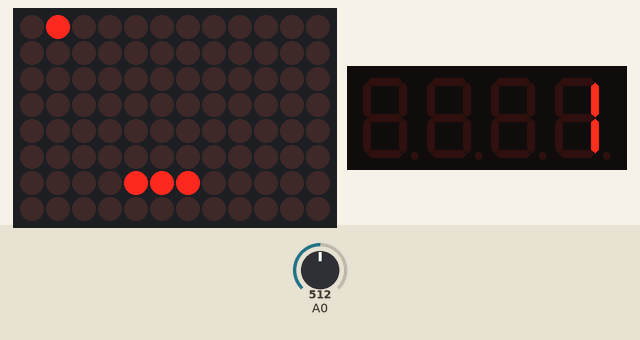
This sketch was run on a simulated Arduino Uno R4 WiFi. On the bench: 12×8 LED matrix, 4-digit seven-segment display. Inputs (shaded band) come from the test bench; at power-on: A0 = 512.

Above: at 1.2 s.
1.3 s: A0 set to 672
At 2.5 s:
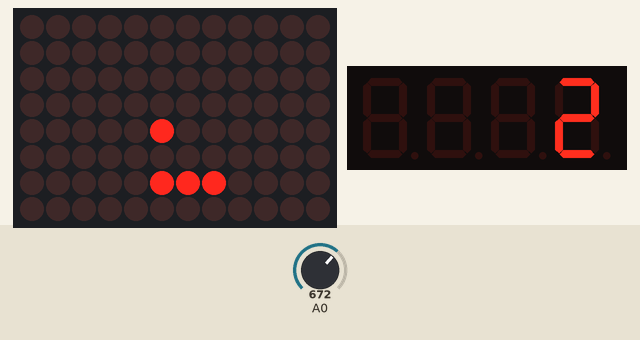
3.6 s: A0 set to 709
At 5.51 s:
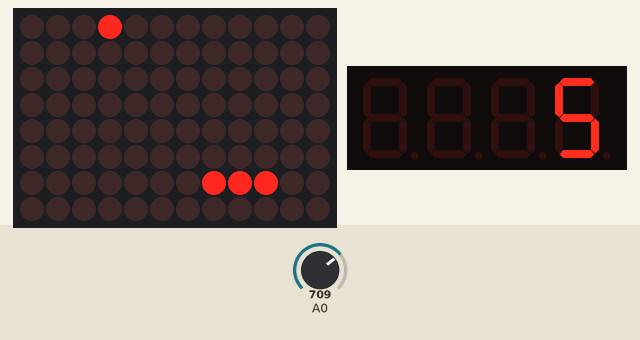
5.8 s: A0 set to 122
At 6.31 s:
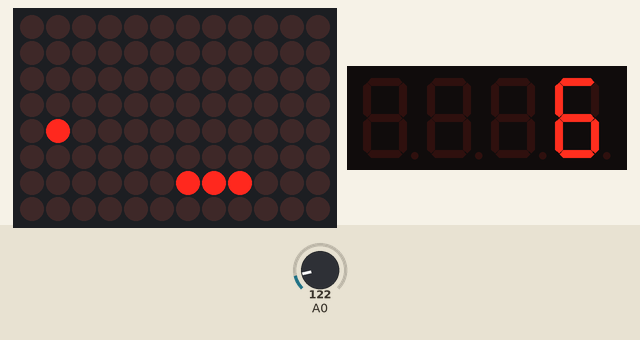
Timing chart, 0 to 8.8 s (numbered marks = the images above; inputs shaded):
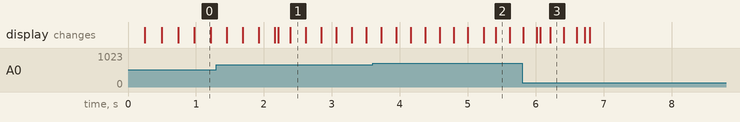

Measured:
- the behaviour switches between 690 and 691 on A0 (found by bisection; images 1 and 2)
- after the input at 1.3 s, the display: first differs from a run without the input after 0.91 s (image 1 shows a later state)
- after the input at 5.8 s, the display: first differs from a run without the input after 0.27 s (image 3 shows a later state)

The sketch:

game-pong.ino
```cpp
#include <Arduino_LED_Matrix.h>
#include <SevSeg.h>

ArduinoLEDMatrix matrix;
SevSeg sevSeg;

const int SCREEN_HEIGHT = 8;
const int SCREEN_WIDTH = 12;

const unsigned long TIME_CAP = 30000;

byte screen[SCREEN_HEIGHT][SCREEN_WIDTH] = {
  { 0, 0, 0, 0, 0, 0, 0, 0, 0, 0, 0, 0 },
  { 0, 0, 0, 0, 0, 0, 0, 0, 0, 0, 0, 0 },
  { 0, 0, 0, 0, 0, 0, 0, 0, 0, 0, 0, 0 },
  { 0, 0, 0, 0, 0, 0, 0, 0, 0, 0, 0, 0 },
  { 0, 0, 0, 0, 0, 0, 0, 0, 0, 0, 0, 0 },
  { 0, 0, 0, 0, 0, 0, 0, 0, 0, 0, 0, 0 },
  { 0, 0, 0, 0, 0, 0, 0, 0, 0, 0, 0, 0 },
  { 0, 0, 0, 0, 0, 0, 0, 0, 0, 0, 0, 0 }
};

unsigned long last = 0;

double player = SCREEN_WIDTH / 2 - 1;

int ballX = SCREEN_WIDTH / 2 - 1;
int ballY = SCREEN_HEIGHT / 2;
int direction = 0;

int score = 0;

bool alive = true;

void setup() {
  matrix.begin();

  byte digitPins[] = { 10, 11, 12, 13 };
  byte segmentPins[] = { 9, 2, 3, 5, 6, 8, 7, 4 };
  sevSeg.begin(COMMON_CATHODE, 4, digitPins, segmentPins, true);
  sevSeg.setBrightness(100);
}

void loop() {
  double joystick = round(((analogRead(0) + 1) / (1024.0 / 2) - 1) * 10) / 10.0;
  player += joystick / 500;
  player = max(player, 1);
  player = min(player, SCREEN_WIDTH - 2);

  unsigned long time = millis();
  if (time < last) {
    last = 0;
  }

  unsigned long interval = max(10, (TIME_CAP - time) / (TIME_CAP / 250));
  if (alive && time - last >= interval) {
    last = time;
    switch (direction) {
      case 0:
        ballX--;
        ballY--;
        if (ballX <= 0 && ballY <= 0) {
          direction = 2;
          score++;
        } else if (ballX <= 0) {
          direction = 1;
          score++;
        } else if (ballY <= 0) {
          direction = 3;
          score++;
        }
        break;
      case 1:
        ballX++;
        ballY--;
        if (ballX >= SCREEN_WIDTH - 1 && ballY <= 0) {
          direction = 3;
          score++;
        } else if (ballX >= SCREEN_WIDTH - 1) {
          direction = 0;
          score++;
        } else if (ballY <= 0) {
          direction = 2;
          score++;
        }
        break;
      case 2:
        ballX++;
        ballY++;
        if (ballX >= SCREEN_WIDTH - 1 && ballY >= SCREEN_HEIGHT - 1) {
          direction = 0;
          score++;
        } else if (ballX >= SCREEN_WIDTH - 1) {
          direction = 3;
          score++;
        } else if (ballY >= SCREEN_HEIGHT - 1) {
          direction = 1;
          score++;
        }
        if (ballY == SCREEN_HEIGHT - 3 && abs((double)ballX - round(player)) <= 1.5) {
          direction = 1;
        }
        break;
      case 3:
        ballX--;
        ballY++;
        if (ballX <= 0 && ballY >= SCREEN_HEIGHT - 1) {
          direction = 1;
          score++;
        } else if (ballX <= 0) {
          direction = 2;
          score++;
        } else if (ballY >= SCREEN_HEIGHT - 1) {
          direction = 0;
          score++;
        }
        if (ballY == SCREEN_HEIGHT - 3 && abs((double)ballX - round(player)) <= 1.5) {
          direction = 0;
        }
        break;
    }
    ballX = max(ballX, 0);
    ballX = min(ballX, SCREEN_WIDTH - 1);
    ballY = max(ballY, 0);
    ballY = min(ballY, SCREEN_HEIGHT - 1);
  }

  if (ballY >= SCREEN_HEIGHT - 1) {
    alive = false;
  }

  for (int i = 0; i < SCREEN_HEIGHT; i++) {
    for (int j = 0; j < SCREEN_WIDTH; j++) {
      screen[i][j] = alive ? 0 : 1;
    }
  }
  for (int i = 0; i < 3; i++) {
    int index = round(player) - 1 + i;
    if (index >= 0 && index <= SCREEN_WIDTH - 1) {
      screen[SCREEN_HEIGHT - 2][index] = 1;
    }
  }
  screen[ballY][ballX] = 1;

  matrix.renderBitmap(screen, 8, 12);

  sevSeg.setNumber(score);
  sevSeg.refreshDisplay();
}
```
